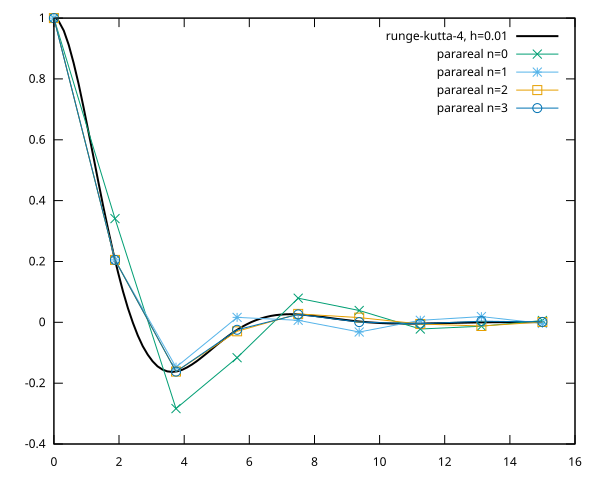

Recreate this plot in gnuplot.
## ------ language="Gnuplot" file="images/plot1.gp"
set term svg font "Bitstream Charter"
set output 'images/plot1.svg'

plot '< ./parareal' \
       i 0 w l lc 'black' lw 2 t 'runge-kutta-4, h=0.01', \
    '' i 1 w lp t'parareal n=0', \
    '' i 2 w lp t'parareal n=1', \
    '' i 3 w lp t'parareal n=2', \
    '' i 4 w lp ls 6 t'parareal n=3'
## ------ end
